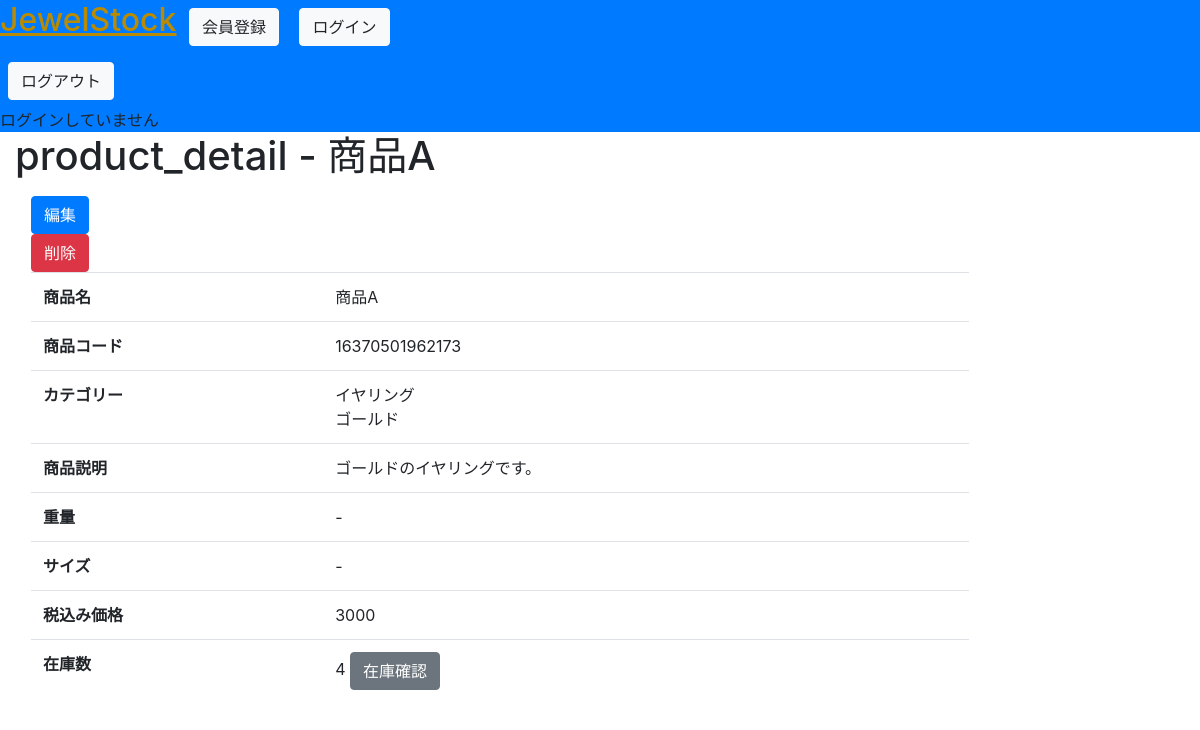
The page /product/16370501962173 on the database as committed earlier.
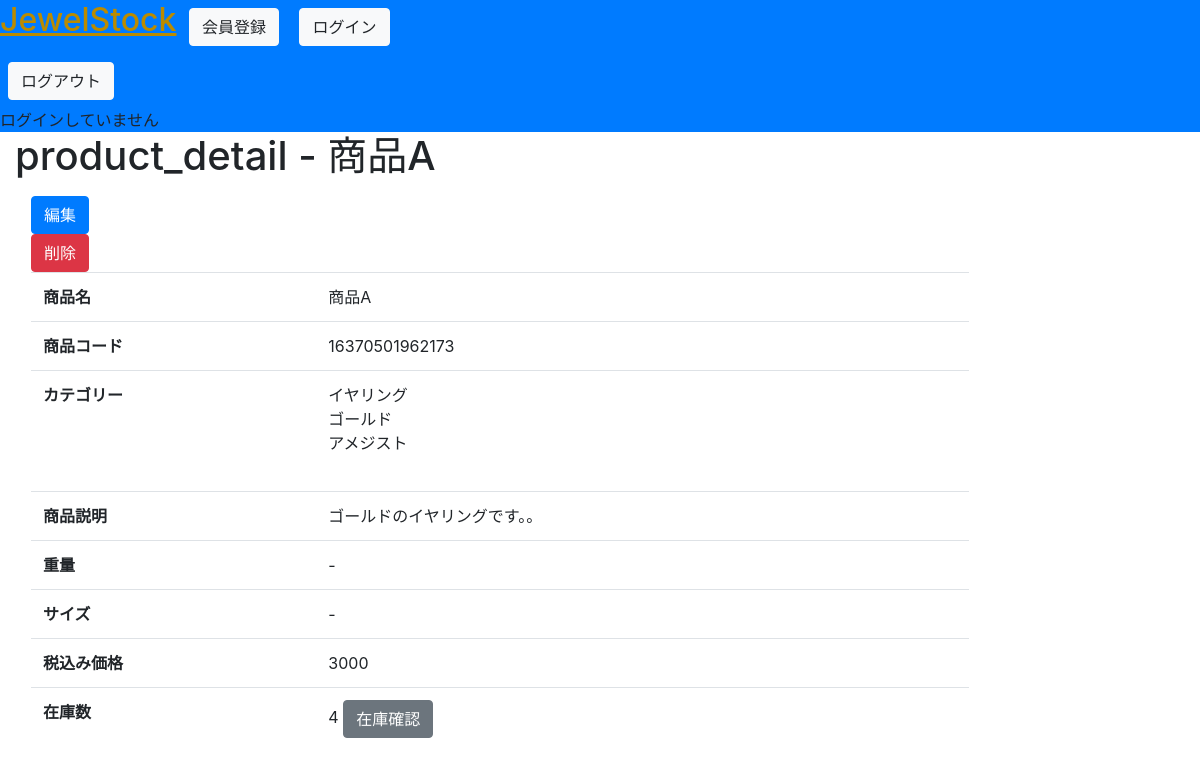
The same page on the database as committed later.
### jewelstock/models.py (models this page shows, shortened)
class ProductCategory(models.Model):
    name = models.CharField(verbose_name='カテゴリー', max_length=20)

class Product(models.Model):
    product_code_regex = RegexValidator(regex=r'^[0-9]{14}$')
    product_code = models.PositiveIntegerField(verbose_name='商品コード', primary_key=True, validators=[product_code_regex])
    name = models.CharField(verbose_name='商品名', max_length=200)
    category = models.ManyToManyField(ProductCategory, verbose_name='カテゴリー', blank=True)
    description = models.CharField(verbose_name='商品説明', max_length=400)
    weight = models.CharField(verbose_name='重量', max_length=200, null=True, blank=True)
    size = models.CharField(verbose_name='サイズ', max_length=200, null=True, blank=True)
    price = models.PositiveIntegerField(verbose_name='税込み価格')
    def count_item(self):
        return Item.objects.filter(product=self).count()

### jewelstock/views.py (the view)
class ProductDetailView(View):
    def get(self, request, pk, *args, **kwargs):
        context = {}
        context['product'] = Product.objects.get(pk=pk)
        return render(request, 'jewelstock/product/detail.html', context)

### templates/jewelstock/product/detail.html (shortened to what this page needs)
{% extends "base.html" %}
{% load bootstrap %}
{% block body_title %}product_detail - {{product.name}}{% endblock %}
{% block content %}
<a href="{% url 'jewelstock:product_edit' pk=product.product_code %}" class="btn btn-primary">編集</a>
<form action="{% url 'jewelstock:product_delete' pk=product.product_code %}" method="POST">
    <button type="submit" class="btn btn-danger">削除</button>
</form>
<table class="table">
    <tr>
        <th>商品名</th>
        <td>{{ product.name }}</td>
    </tr>
    <tr>
        <th>商品コード</th>
        <td>{{ product.product_code }}</td>
    </tr>
    <tr>
        <th>カテゴリー</th>
        <td>
            {% for category in product.category.all %}
                {{ category.name }}<br>
            {% endfor %}
        </td>
    </tr>
    <tr>
        <th>商品説明</th>
        <td>{{ product.description }}</td>
    </tr>
    <tr>
        <th>重量</th>
        <td>{{ product.weight|default:'-' }}</td>
    </tr>
    <tr>
        <th>サイズ</th>
        <td>{{ product.size|default:'-' }}</td>
    </tr>
    <tr>
        <th>税込み価格</th>
        <td>{{ product.price }}</td>
    </tr>
    <tr>
        <th>在庫数</th>
        <td>
            {{ product.count_item }}
            <form action="{% url 'jewelstock:stock' %}" class="d-inline">
                <button type="submit" class="btn btn-secondary">在庫確認</button>
            </form>
        </td>
    </tr>
</table>
{% endblock %}

Rows that differ between the two databases and show on the page:
changed Product "商品A": description "ゴールドのイヤリングです。" → "ゴールドのイヤリングです。。"
now on this page (row unchanged): ProductCategory: name "アメジスト"
